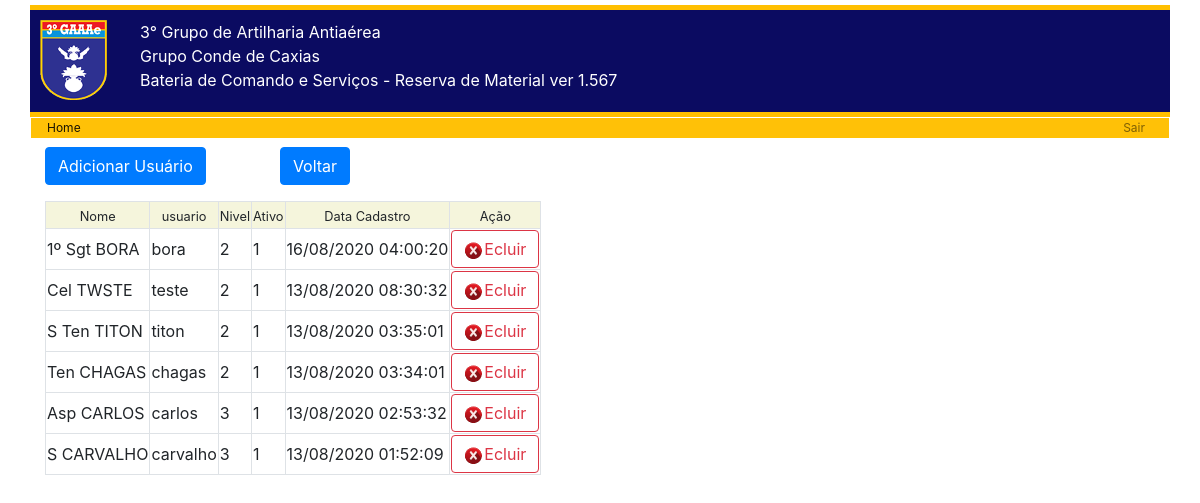
The app's page /login/lista_user.php with its own data.
### tables this page shows
CREATE TABLE `usuarios` (
  `id` int(11) UNSIGNED NOT NULL,
  `nome` varchar(50) NOT NULL,
  `usuario` varchar(25) NOT NULL,
  `senha` varchar(40) NOT NULL,
  `email` varchar(100) NOT NULL,
  `nivel` int(1) UNSIGNED NOT NULL DEFAULT 1,
  `ativo` tinyint(1) NOT NULL DEFAULT 1,
  `cadastro` datetime NOT NULL
);

### login/lista_user.php (the view, shortened to what this page needs)
<?php
$meunome  = $_SESSION['Usuario'];
include(HEADER_TEMPLATE);
$database = open_database();
$sql = "SELECT * FROM usuarios";
$result = $database->query($sql);
?>
<div class="container">
<div class="row">
			<div class="form-group col-md-2 text-center">
				<a href="<?php echo BASEURL;?>login/add_user.php" class="btn btn-primary align-middle"'>Adicionar Usuário</a>
			</div>
			<div class="form-group col-md-2 text-center">
				<a href="<?php echo BASEURL;?>arquivos/calend.php" class="btn btn-primary align-middle"'>Voltar</a>
			</div>
</div>
	<table id="tabela" class="table-bordered table-hover">
		<tr style="background-color: beige">
			<th class="text-center"><small>Nome</th>
						<th class="text-center"><small>usuario</th>
			<th class="text-center"><small>Nivel</th>
			<th class="text-center"><small>Ativo</th>
			<th class="text-center"><small>Data Cadastro</th>
			<th class="text-center"><small>Ação</th>
		</tr>
	<?php
	       foreach ($result as $row) {
	           $id = $row['id'];
	           if ($meunome==$row['usuario']){
	               echo "<tr><td>".$row['nome']."</td><td>".$row['usuario']."</td><td>".$row['nivel']."</td><td>".$row['ativo']."</td><td>".date("d/m/Y H:i:s", strtotime($row['cadastro']))."</td>
 <td ></td><tr>";
	           }else{
	           echo "<tr><td>".$row['nome']."</td><td>".$row['usuario']."</td><td>".$row['nivel']."</td><td>".$row['ativo']."</td><td>".date("d/m/Y H:i:s", strtotime($row['cadastro']))."</td>
 <td title='Exclui o  Usuário'><button type='button' onclick='chamamodal2($id)' class='btn btn-outline-danger' ><img src='../images/x.gif' width='20px'>Ecluir</button></td>
<tr>";
	           }
	       }
	           ?>
	</table>
</div>

### inc/header.php (shortened to what this page needs)
<!DOCTYPE html>
<html>
<head>
    <link rel="stylesheet" href="<?php echo BASEURL; ?>css/bootstrap.css">
</head>
<body>
	<div class="container" style="  background-size: 100%100%; background-color: #0B0B61; padding: 10px 10px; border-top: 5px solid #FFBF00; border-bottom: 5px solid #FFBF00">
		<div style="float: left">
			<img src="<?php echo BASEURL; ?>images/logo.png">
		</div>
		<div style="font-size: 20; color: #FFF; padding: 0px 10px 10px 100px;">
			3° Grupo de Artilharia Antiaérea<br> Grupo Conde de Caxias <br>Bateria de Comando e Serviços - Reserva de Material ver 1.567
		</div>
	</div>
<div class="container" style="height: 30px; padding: 1px 1px 1px 1px">
	<nav class="navbar navbar-expand-sm navbar-light bg-warning" style="height: 20px;">
        <div class="collapse navbar-collapse navbar-expand-sm" id="navbarSupportedContent" >
           <a class="navbar-brand" href="#" style="font-size: 0.75rem;">Home</a>
           <ul class="navbar-nav  ml-auto topnav">
	           <li class="nav-item">
                    <a class="nav-link" href="../deslogar.php"  style="font-size: 0.75rem;">Sair</a>
                </li>
            </ul>
        </div>
      </nav>
</div>
</body>
</html>

### inc/header.php (style rules this page uses)
body { padding-top: 5px; padding-bottom: 20px; }

### records on screen
usuarios: nome "1º Sgt BORA", usuario "bora", nivel "2", ativo "1", cadastro "16/08/2020 04:00:20"
usuarios: nome "Cel TWSTE", usuario "teste", nivel "2", ativo "1", cadastro "13/08/2020 08:30:32"
usuarios: nome "S Ten TITON", usuario "titon", nivel "2", ativo "1", cadastro "13/08/2020 03:35:01"
usuarios: nome "Ten CHAGAS", usuario "chagas", nivel "2", ativo "1", cadastro "13/08/2020 03:34:01"
usuarios: nome "Asp CARLOS", usuario "carlos", nivel "3", ativo "1", cadastro "13/08/2020 02:53:32"
usuarios: nome "S CARVALHO", usuario "carvalho", nivel "3", ativo "1", cadastro "13/08/2020 01:52:09"
